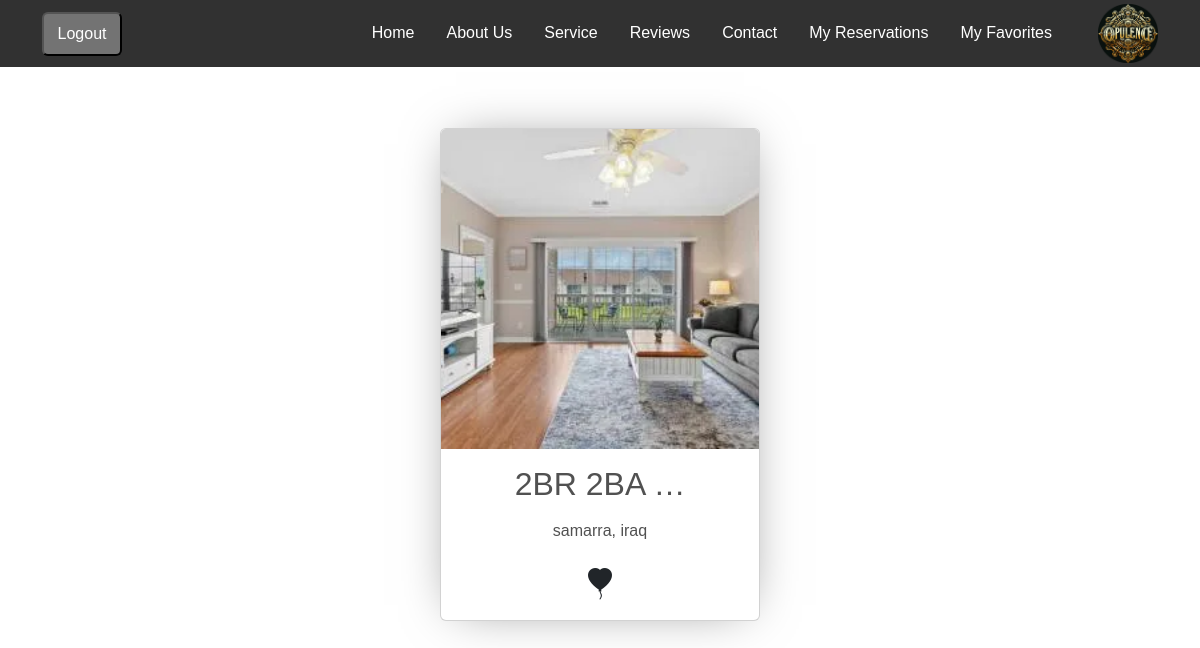
The app's page /favorites/ (signed in), older data.
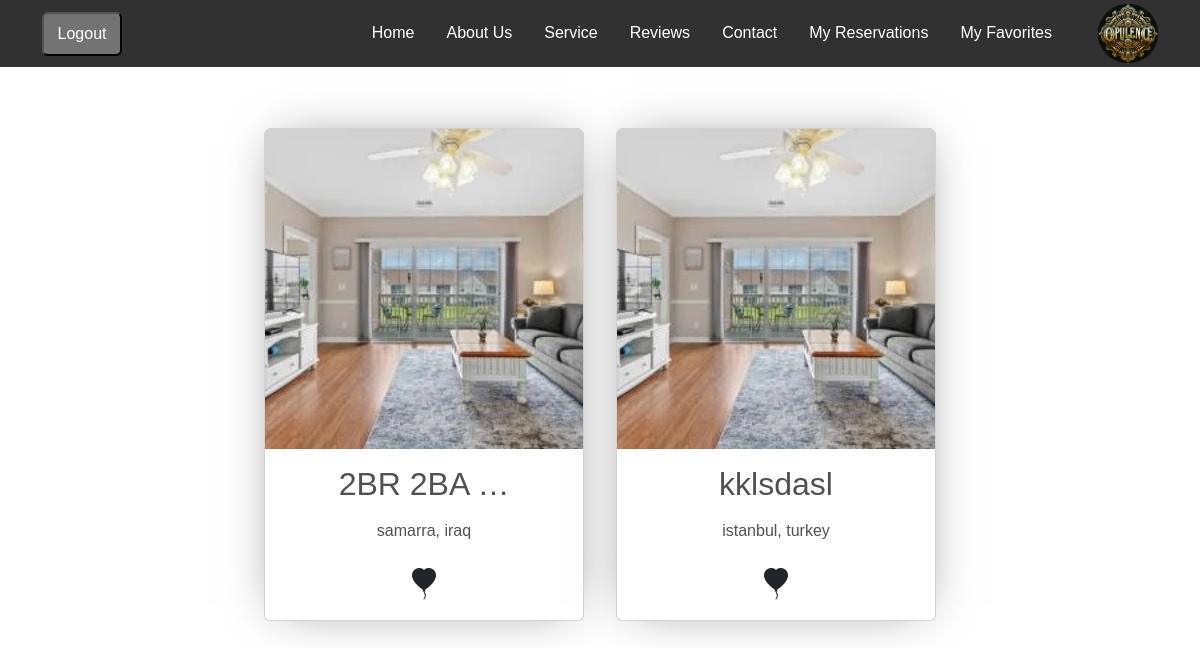
The same page, newer data.
### apartments/models.py (models this page shows, shortened)
class favorite(models.Model):
    user = models.ForeignKey(settings.AUTH_USER_MODEL, null=True, blank=True, on_delete=models.CASCADE)
    apartment = models.ForeignKey(Apartment, on_delete=models.CASCADE)
    class Meta:
        verbose_name = "favorite"
        verbose_name_plural = "favorites"
        unique_together = [['user', 'apartment']]  # Ensure user can add an apartment only once to favorites

class Apartment(models.Model):
    category = models.ForeignKey(Category, on_delete=models.CASCADE)
    country=models.ForeignKey(Country,on_delete=models.SET_NULL,null=True,blank=True)
    city = models.ForeignKey(City, on_delete=models.CASCADE,null=True)
    actual_address=models.CharField(max_length=255,null=True)
    maps_link=models.CharField(max_length=255,null=True)
    apt_name = models.CharField(max_length=255)
    description = models.TextField()
    cover_image=models.ImageField(upload_to='covers/',null=True)
    district = models.CharField(max_length=30,null=True)
    is_active = models.BooleanField(default=True)
    is_booked = models.BooleanField(default=False)
    rooms = models.IntegerField(null=True)
    beds = models.IntegerField(null=True)
    bath_rooms = models.IntegerField(null=True)
    wifi = models.BooleanField(default=False)
    tv = models.BooleanField(default=False)
    price_per_night = models.DecimalField(max_digits=10, decimal_places=2)
    user = models.ForeignKey(settings.AUTH_USER_MODEL, null=True, blank=True, on_delete=models.CASCADE)
    created_at = models.DateTimeField(auto_now_add=True,null=True)
    updated_at = models.DateTimeField(auto_now=True,null=True)

class City(models.Model):
    city_name = models.CharField(max_length=100)
    city_image=models.ImageField(upload_to="cities/",null=True,blank=True)
    postal_code = models.IntegerField()
    country = models.ForeignKey(Country, on_delete=models.CASCADE)
    def __str__(self):
        return self.city_name

class Country(models.Model):
    country_name = models.CharField(max_length=100)
    country_image=models.ImageField(upload_to='countries/', blank=True, null=True)
    def __str__(self):
        return self.country_name

### apartments/views.py (the view)
# urls.py: path('favorites/', views.FavoriteListView.as_view(), name='favorite_list'),
class FavoriteListView(ListView):
    model = favorite
    template_name = "apartment/user_favorites.html"
    def get_context_data(self, **kwargs) :
        context = super().get_context_data(**kwargs)
        context["favorites"] =favorite.objects.filter(user=self.request.user)
        return context

### templates/apartment/user_favorites.html (shortened to what this page needs)
{% extends "main_base.html" %}
{% block content %}
<br><br><br><br>
<ul class="card-list">
    {% if favorites %}
    {% for favorite in favorites %}
	<li class="card">
		<a class="card-image" href="{% url 'detail' favorite.apartment.id %}" target="_blank" style="background-image: url({% if favorite.apartment.cover_image %}{{ favorite.apartment.cover_image.url }}{% else %}placeholder.jpg{% endif %});" data-image-full="{% if favorite.apartment.cover_image %}{{ favorite.apartment.cover_image.url }}{% else %}placeholder.jpg{% endif %}">
		</a>
		<a class="card-description" href="{% url 'detail' favorite.apartment.id %}" target="_blank">
			<h2>{{ favorite.apartment.apt_name|truncatewords:2 }}</h2>
			<p>{{ favorite.apartment.city }}, {{ favorite.apartment.country }}</p>
		</a>
                        {% if favorite %}
                        <form method="post" action="{% url 'favorite_delete' favorite.id %}">
                            <button class="btn" type="submit">
                                <h2 title="Remove from favorite" class="bi bi-balloon-heart-fill"></h2>
                              </button>
                        </form>
                        {% endif %}
	</li>
    {% endfor %}
</ul>
{% else %}
<p>No Favorites yet.</p
{% endif %}
{% endblock content %}

### templates/main_base.html (shortened to what this page needs)
<!DOCTYPE html>
<html lang="en">
<head>
  {% load static %}
    <link rel="stylesheet" href="{% static "css/HomePage.css" %} ">
    <link rel="stylesheet" href="https://cdn.jsdelivr.net/npm/daterangepicker/daterangepicker.css">
    <link rel="stylesheet" href="https://cdn.jsdelivr.net/npm/bootstrap-icons@1.11.3/font/bootstrap-icons.min.css">
    <link href="https://cdn.jsdelivr.net/npm/bootstrap@5.3.3/dist/css/bootstrap.min.css" rel="stylesheet">
    <link rel="stylesheet" href="https://cdnjs.cloudflare.com/ajax/libs/font-awesome/6.5.2/css/all.min.css">
    <link href="https://cdnjs.cloudflare.com/ajax/libs/select2/4.0.13/css/select2.min.css" rel="stylesheet" />
</head>
<body>
  {% include "partials/navbar.html" %}
     {% block content %}
    {% endblock content %}
</body>
</html>

### templates/partials/navbar.html (shortened to what this page needs)
{% load static %}
<header>
    <div class="container">
        <div class="loginLinks d-flex">
            {% if not user.is_authenticated %}
            <a href="{% url "users_login" %}" class="text-decoration-none rounded p-2 text-white text-center loginBtn">Log in</a>
            <a href="{% url "users_register" %}" class="text-decoration-none rounded p-2 text-white text-center loginBtn">Sign up</a>
            {% else %}
            <form method="post" action="{% url 'users_logout' %}">
                <button type="submit" class="text-decoration-none rounded p-2 text-white text-center loginBtn">Logout</button>
            </form>
            {% endif %}
        </div>
        <div class="d-flex align-items-center linksAndLogo">
            <nav>
                <ul class="mb-0 list-unstyled">
                    <li><a class="p-3 text-decoration-none rounded navLink" href="{% url "index" %}">Home</a></li>
                    <li><a class="p-3 text-decoration-none rounded navLink" href="#about">About Us</a></li>
                    <li><a class="p-3 text-decoration-none rounded navLink" href="#service">Service</a></li>
                    <li><a class="p-3 text-decoration-none rounded navLink" href="#reviews">Reviews</a></li>
                    <li><a class="p-3 text-decoration-none rounded navLink" href="#contact">Contact</a></li>
                    {% if user.is_authenticated %}
                    <li><a class="p-3 text-decoration-none rounded navLink" href="{% url 'list-reserv' %}">My Reservations</a></li>
                    <li><a class="p-3 text-decoration-none rounded navLink" href="{% url "favorite_list" %}">My Favorites</a></li>
                    {% endif %}
                </ul>
            </nav>
            <img src="{% static "/images/logo.png" %}" style="width: 60px;" alt="">
        </div>
    </div>
</header>

### BookingSystem/static/css/homePage.css (style rules this page uses)
* { margin: 0; padding: 0; }
:root { --main-color: #313131; --secondary-color: #737373; --hover-color: #7b6025; --secondary-golden-color: #a97510; }
img { width: 100%; }
.loginLinks { gap: 40px !important; }
.loginBtn { background-color: var(--secondary-color); width: 80px; }
header { position: absolute; background-color: var(--main-color); width: 100%; height: 67px; display: flex !important; align-items: center; }
.container { display: flex; justify-content: space-between; align-items: center; height: 95px; }
.navLink { color: rgb(255, 255, 255); }
.linksAndLogo { gap: 30px !important; }
header nav ul { display: flex; }
header nav ul a { display: block; }

### templates/apartment/user_favorites.html (style rules this page uses)
.card-image { display: block; min-height: 20rem; background: #fff center center no-repeat; background-size: cover; filter: blur(3px); }
.card-image.is-loaded { filter: none; transition: filter 1s; }
html, body { width: 100%; height: 100%; margin: 0; font-size: 16px; font-family: sans-serif; }
.card-list { display: block; margin: 1rem auto; padding: 0; font-size: 0; text-align: center; list-style: none; }
.card { display: inline-block; width: 90%; max-width: 20rem; margin: 1rem; font-size: 1rem; text-decoration: none; overflow: hidden; box-shadow: 0 0 3rem -1rem rgba(0,0,0,0.5); transition: transform 0.1s ease-in-out, box-shadow 0.1s; }
.card-description { display: block; padding: 1em 0.5em; color: #515151; text-decoration: none; }
.card-description > h2 { margin: 0 0 0.5em; }
.card-description > p { margin: 0; }

Row changes from the older to the newer data that the page shows:
added favorite: apartment.cover_image (picture), apartment.apt_name "kklsdasl", apartment.city "istanbul", apartment.country "turkey"
